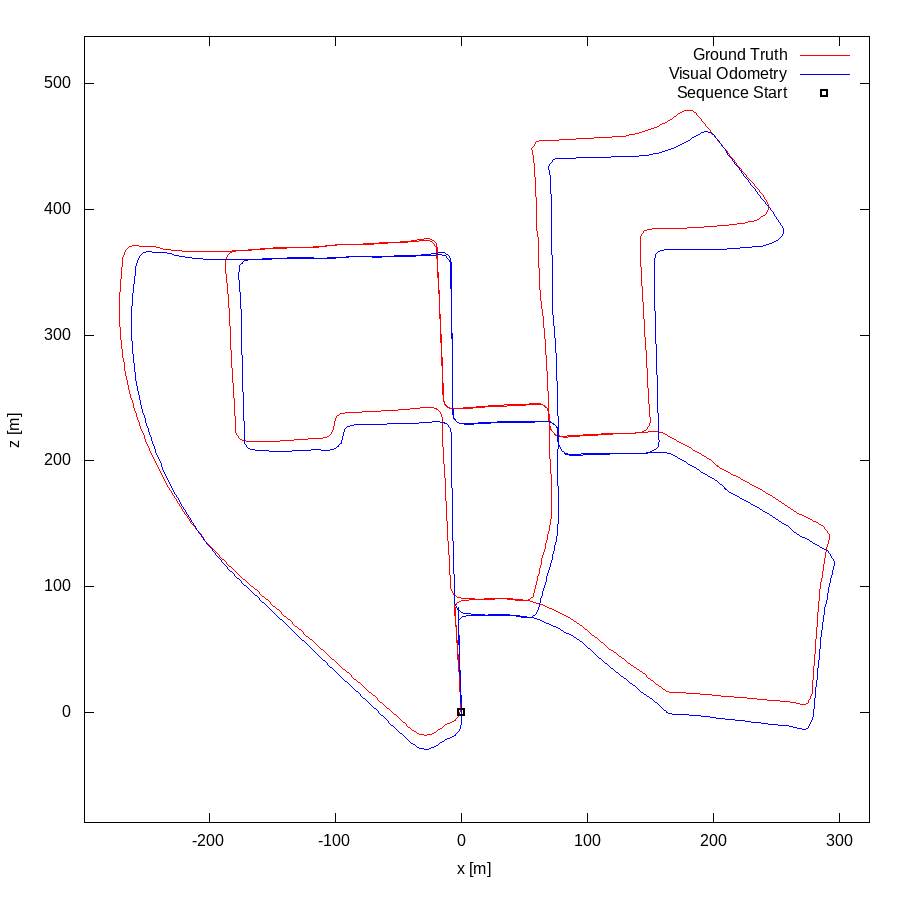

gnuplot code for this plot:
set term postscript eps enhanced color
set output "00.eps"
set size ratio -1
set xrange [-299:324]
set yrange [-87:537]
set xlabel "x [m]"
set ylabel "z [m]"
plot "00.txt" using 1:2 lc rgb "#FF0000" title 'Ground Truth' w lines,"00.txt" using 3:4 lc rgb "#0000FF" title 'Visual Odometry' w lines,"< head -1 00.txt" using 1:2 lc rgb "#000000" pt 4 ps 1 lw 2 title 'Sequence Start' w points
